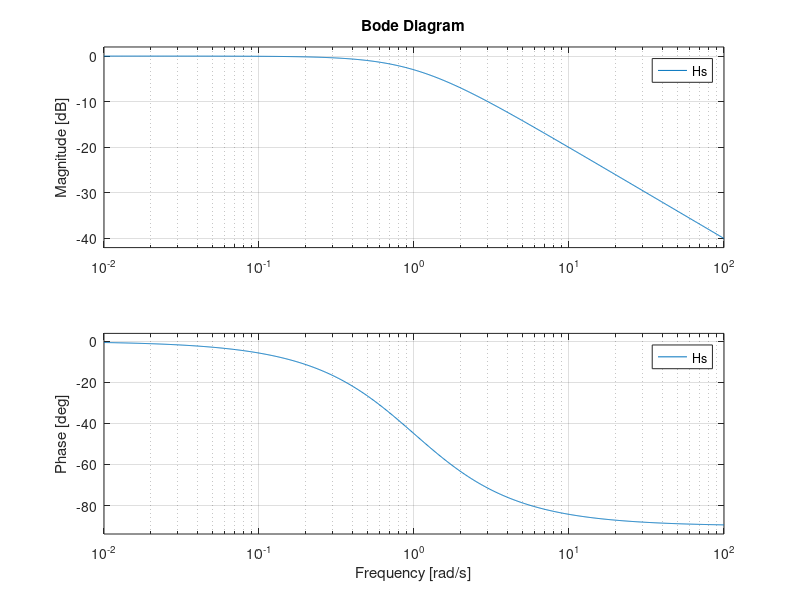

The MATLAB source for this figure:
close all; clc; clear;
%% Ex 6 atividade 5

% Considerando RsobreL como 1
RsobreL = 1;

num = 1;
den = [1 RsobreL];

Hs = tf(num, den)

bode(Hs)